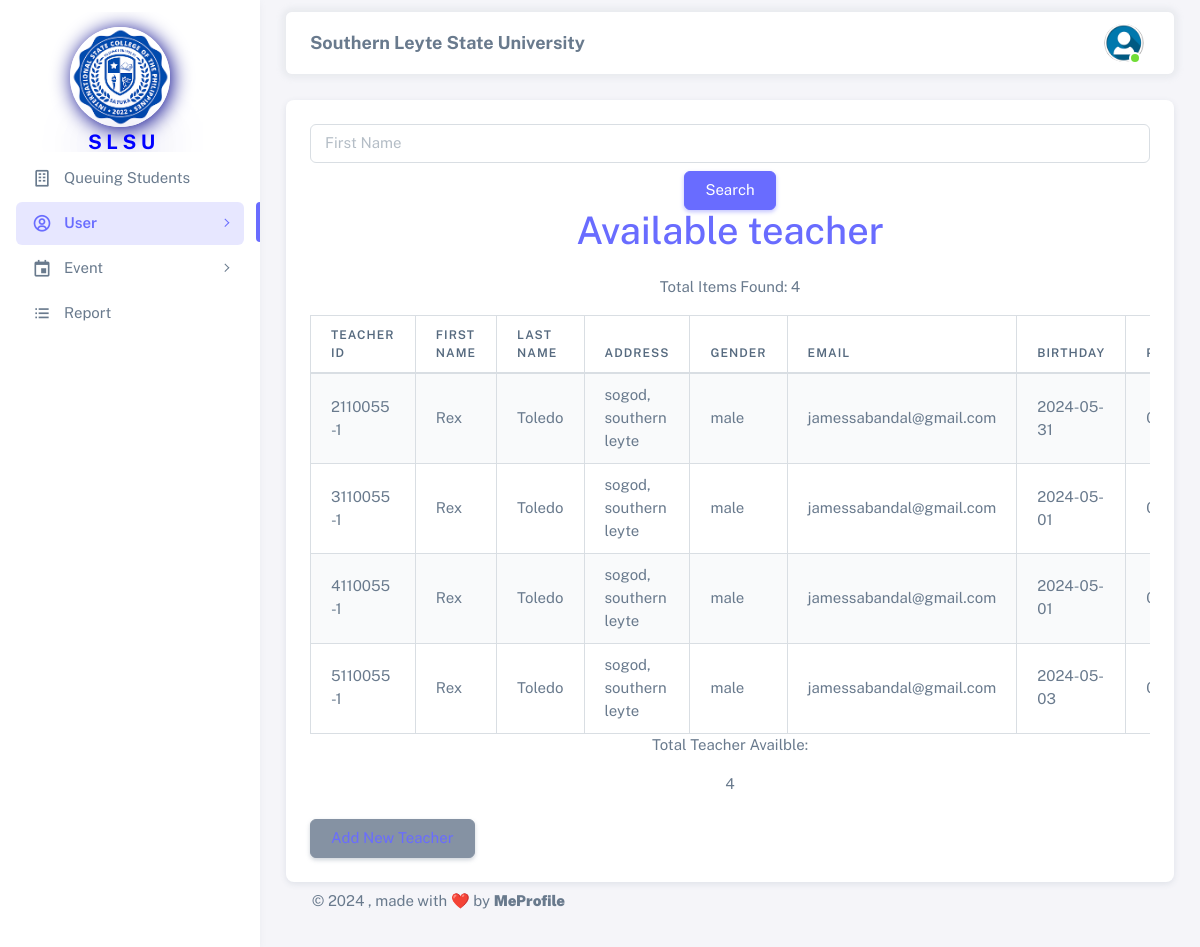
/html/admin/teacher.php (signed in), run on the app's committed database.
### tables this page shows
CREATE TABLE `teacher_registration` (
  `teacher_id` int NOT NULL,
  `id` varchar(255) DEFAULT NULL,
  `firstname` varchar(255) DEFAULT NULL,
  `lastname` varchar(255) DEFAULT NULL,
  `address` varchar(255) DEFAULT NULL,
  `gender` varchar(255) DEFAULT NULL,
  `email` varchar(255) DEFAULT NULL,
  `birthday` date DEFAULT NULL,
  `phone` varchar(15) DEFAULT NULL,
  `yearid` int DEFAULT NULL
);

### html/admin/teacher.php (the view, shortened to what this page needs)
<?php
require_once('../config.php');
if ($_SERVER['REQUEST_METHOD'] == "GET") {
    $firstnameFilter = isset($_GET['firstname']) ? sanitize($_GET['firstname']) : '';
    $sqlquery = "SELECT * FROM teacher_registration WHERE 1";
    if ($result = mysqli_query($conn, $sqlquery)) {
        $totalItems = mysqli_num_rows($result);
    }
}
?>
<!DOCTYPE html>
<html
  lang="en"
  class="light-style layout-menu-fixed"
  dir="ltr"
  data-theme="theme-default"
  data-assets-path="../../assets/"
>
  <head>
    <link rel="stylesheet" href="../../assets/vendor/fonts/boxicons.css" />
    <link rel="stylesheet" href="../../assets/vendor/css/core.css" class="template-customizer-core-css" />
    <link rel="stylesheet" href="../../assets/vendor/css/theme-default.css" class="template-customizer-theme-css" />
    <link rel="stylesheet" href="../../assets/css/demo.css" />
    <link rel="stylesheet" href="../../assets/vendor/libs/perfect-scrollbar/perfect-scrollbar.css" />
    <link rel="stylesheet" href="../../assets/vendor/libs/apex-charts/apex-charts.css" />
  </head>
  <body>
    <div class="layout-wrapper layout-content-navbar">
      <div class="layout-container">
        <aside id="layout-menu" class="layout-menu menu-vertical menu bg-menu-theme">
          <div class="app-brand demo" style=" padding: 70px;">
            <div class="logo">
              <img style="border-radius: 500px; box-shadow: 2px 2px 20px #00008b; margin-top: 30px; margin-bottom: 5px;" src="../../assets/img/avatars/logo.png" width="100" height="100" alt="">
              <b><p style="font-size: 20px; color: blue; text-shadow: 2px 2px 50px #00008b; padding-left: 18px;">S L S U</p></b>
          </div>
          </div>
          <ul class="menu-inner py-1">
                      <li class="menu-item">
                        <a href="registrar/registrar.php" class="menu-link">
                          <i class="menu-icon tf-icons bx bx-building"></i>
                          <div data-i18n="Analytics">Queuing Students</div>
                        </a>
                      </li>
                      <li class="menu-item active">
                        <a href="javascript:void(0);" class="menu-link menu-toggle">
                            <i class="menu-icon tf-icons bx bx-user-circle"></i>
                            <div data-i18n="Layouts">User</div>
                        </a>
                    </li>
                    <li class="menu-item">
                        <a href="javascript:void(0);" class="menu-link menu-toggle">
                            <i class="menu-icon tf-icons bx bx-calendar-event"></i>
                            <div data-i18n="Layouts">Event</div>
                        </a>
                    </li>
                    <li class="menu-item">
                      <a href="#.php" class="menu-link">
                        <i class="menu-icon tf-icons bx bx-list-ul"></i>
                        <div data-i18n="Analytics">Report</div>
                      </a>
                    </li>
        </aside>
        <div class="layout-page">
          <nav
            class="layout-navbar container-xxl navbar navbar-expand-xl navbar-detached align-items-center bg-navbar-theme"
            id="layout-navbar"
          >
            <div class="navbar-nav-right d-flex align-items-center" id="navbar-collapse">
              <center>
                <p style="font-size: 18px; padding-top: 15px;"><b>Southern Leyte State University</b></p>
              </center>
              <ul class="navbar-nav flex-row align-items-center ms-auto">
                <li class="nav-item navbar-dropdown dropdown-user dropdown">
                  <a class="nav-link dropdown-toggle hide-arrow" href="javascript:void(0);" data-bs-toggle="dropdown">
                    <div class="avatar avatar-online">
                      <img src="../assets/img/avatars/user.png" alts class="w-px-40 h-auto rounded-circle" />
                    </div>
                  </a>
                </li>
              </ul>
            </div>
          </nav>
          <div class="content-wrapper">
            <div class="container-xxl flex-grow-1 container-p-y">
              <div class="row">
                <div class="col-lg-12 mb-12 order-12">
                  <div class="card">
                    <div class="d-flex align-items-end row">
                      <div class="col-lg-12">
                        <div class="card-body">
                          <div class="col-sm-12">
                                <form method="GET" action="" class="search-form">
                                    <input type="text" name="firstname" class="form-control" placeholder="First Name" value="<?php echo $firstnameFilter; ?>">
                                    <center>
                                        <button type="submit" class="btn btn-primary mt-2">Search</button>
                                    </center>
                                </form>
                                <h1 class="text-center mb-4 student-enrolle"><a href="auth-register-basic.php">Available teacher</a></h1>
                                <?php if (isset($totalItems)) : ?>
                                    <p class="text-center">Total Items Found: <?php echo $totalItems; ?></p>
                                <?php endif; ?>
                                <div class="table-responsive">
                                    <table class="table table-bordered table-striped">
                                        <thead>
                                            <tr>
                                                <th>Teacher ID</th>
                                                <th>First Name</th>
                                                <th>Last Name</th>
                                                <th>Address</th>
                                                <th>Gender</th>
                                                <th>Email</th>
                                                <th>Birthday</th>
                                                <th>Phone</th>
                                            </tr>
                                        </thead>
                                        <tbody>
                                          <?php
                                          if (mysqli_num_rows($result) > 0) {
                                              while ($row = mysqli_fetch_array($result)) {
                                                  echo "<tr>";
                                                  echo "<td>". $row['id'] ."</td>";
                                                  echo "<td>". $row['firstname'] ."</td>";
                                                  echo "<td>". $row['lastname'] ."</td>";
                                                  echo "<td>". $row['address'] ."</td>";
                                                  echo "<td>". $row['gender'] ."</td>";
                                                  echo "<td>". $row['email'] ."</td>";
                                                  echo "<td>". $row['birthday'] ."</td>";
                                                  echo "<td>". $row['phone'] ."</td>";
                                                  echo "</tr>";
                                              }
                                          } else {
                                              echo "<tr><td colspan='9'>No records found</td></tr>";
                                          }
                                          ?>
                                      </tbody>
                                    </table>
                                </div>
                                <div class="text-center">
                                    <p>Total Teacher Availble:</p>
                                    <?php
                                    $sqlquery = "SELECT count(teacher_id) AS Total FROM teacher_registration";
                                    if ($result = mysqli_query($conn, $sqlquery)) {
                                        while ($row = mysqli_fetch_array($result)) {
                                            echo "<p>".$row['Total']."</p>";
                                        }
                                    }
                                    ?>
                                </div>
                                <button class="btn btn-secondary mt-2"><a href="teacher_registration.php">Add New Teacher</a></button>
                            </div>
                        </div>
                      </div>
                    </div>
                  </div>
                </div>
              </div>
              <footer class="content-footer footer bg-footer-theme">
              <div class="container-xxl d-flex flex-wrap justify-content-between py-2 flex-md-row flex-column">
                <div class="mb-2 mb-md-0">
                  ©
                  , made with ❤️ by
                  <a href="https://www.facebook.com/james.jeager.3" target="_blank" class="footer-link fw-bolder">MeProfile</a>
                </div>
              </div>
            </footer>
            </div>
          </div>
        </div>
      </div>
    </div>
  </body>
</html>

### assets/css/demo.css (style rules this page uses)
.menu .app-brand.demo { height: 64px; margin-top: 12px; }

### data on the page
teacher_registration: id "2110055-1", firstname "Rex", lastname "Toledo", address "sogod, southern leyte", gender "male", email "jamessabandal@gmail.com", birthday "2024-05-31"
teacher_registration: id "3110055-1", firstname "Rex", lastname "Toledo", address "sogod, southern leyte", gender "male", email "jamessabandal@gmail.com", birthday "2024-05-01"
teacher_registration: id "4110055-1", firstname "Rex", lastname "Toledo", address "sogod, southern leyte", gender "male", email "jamessabandal@gmail.com", birthday "2024-05-01"
teacher_registration: id "5110055-1", firstname "Rex", lastname "Toledo", address "sogod, southern leyte", gender "male", email "jamessabandal@gmail.com", birthday "2024-05-03"

### other printed values
$totalItems "4"
$row['Total'] "4"
